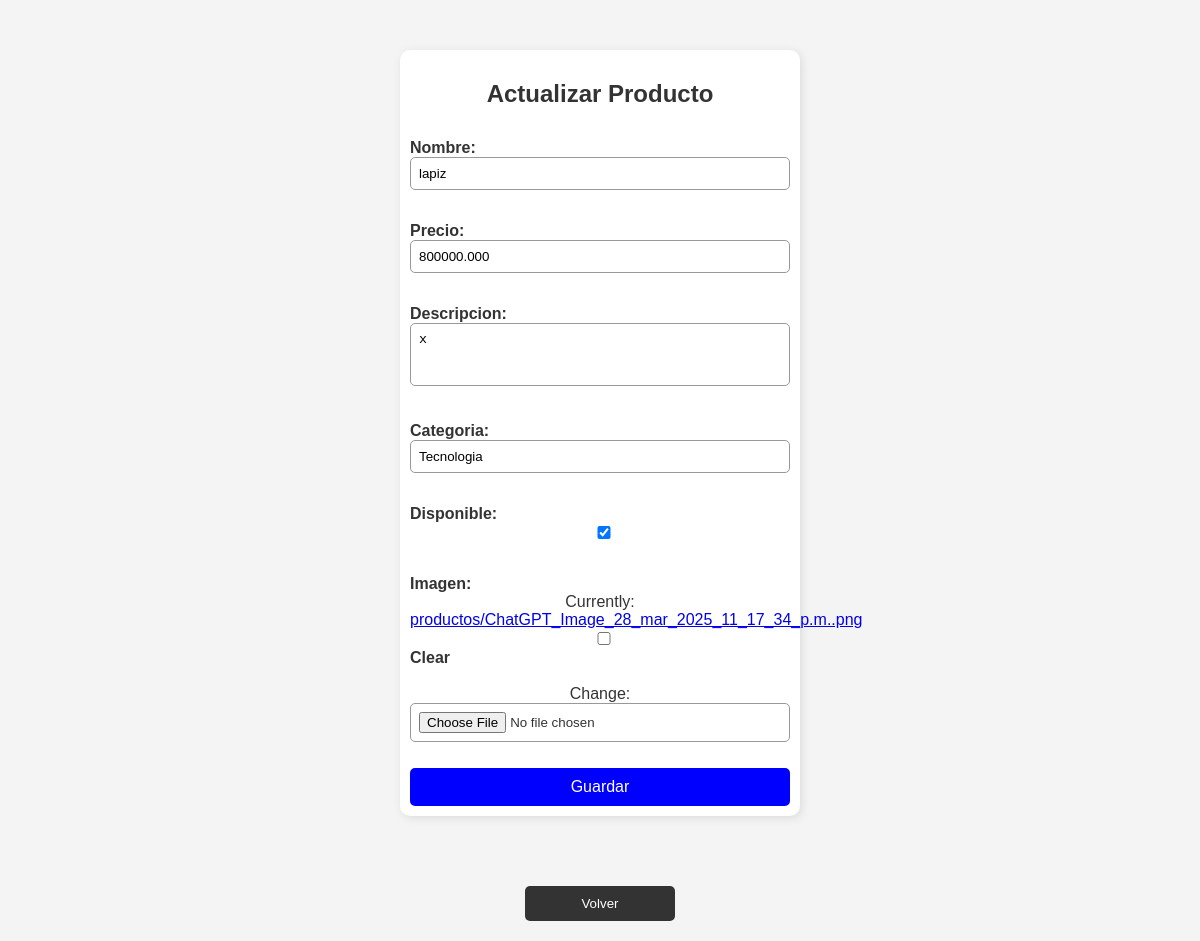
/actualizar/16, run on the app's committed database.
### Crud/models.py (models this page shows, shortened)
class Producto(models.Model):
    nombre = models.CharField(max_length=250)
    precio = models.DecimalField(max_digits=10, decimal_places=3)
    descripcion = models.TextField()
    categoria = models.CharField(max_length=100)
    disponible = models.BooleanField(default=True)
    imagen = models.ImageField(upload_to='productos/', null=True, blank=True)

### Crud/views.py (the view)
# urls.py: path('actualizar/<int:id>' , views.actualizar, name='actualizar'),
def actualizar(request, id):
    producto = get_object_or_404(Producto, id=id)
    if request.method == "POST":
        form = ProductoForm(request.POST, request.FILES, instance=producto)
        if form.is_valid():
            form.save()
            return redirect("tienda")
    else:
        form = ProductoForm(instance=producto)
    return render(request, 'update.html', {"form":form, 'producto': producto})

### Crud/forms.py
class ProductoForm(forms.ModelForm):
    class Meta:
        model = Producto
        fields = ["nombre", "precio", "descripcion", "categoria", "disponible", "imagen"]
        widgets = {
             "nombre": forms.TextInput(attrs={"class": "form-input", "placeholder": "Nombre del producto", "required": True}),
             "precio": forms.NumberInput(attrs={"class": "form-input", "placeholder": "Precio", "required": True}),
             "descripcion": forms.Textarea(attrs={"class": "form-textarea", "rows": 3, "placeholder": "Descripción", "required": True}),
             "categoria": forms.TextInput(attrs={"class": "form-input", "placeholder": "Categoría", "required": True}),
             "disponible": forms.CheckboxInput(attrs={"class": "form-checkbox", "required": True}),
             "imagen": forms.ClearableFileInput(attrs={"class": "form-file"}),
         }

### Crud/templates/update.html (shortened to what this page needs)
{% load static %}
<!DOCTYPE html>
<html lang="es">
<head>
        <link rel="stylesheet" href="{% static 'styles2.css' %}">
</head>
<body>
        <div class="actualizar-container">
        <h2>Actualizar Producto</h2>
        <form method="POST" enctype="multipart/form-data">
            {{ form.as_p }}
            <button type="submit">Guardar</button>
        </form>
    </div>
    <button class="volver-btn" onclick="window.location.href='{% url 'tienda' %}'">Volver</button>
</body>
</html>
{% load static %}

### Crud/static/styles2.css (style rules this page uses)
body { font-family: Arial, sans-serif; background-color: #f4f4f4; color: #333; margin: 0; padding: 0; display: flex; flex-direction: column; align-items: center; }
.actualizar-container { width: 400px; margin: 50px auto; background: white; padding: 10px; box-sizing: border-box; border-radius: 10px; box-shadow: 2px 2px 10px rgba(0, 0, 0, 0.1); text-align: center; }
.actualizar-container h2 { margin-bottom: 15px; color: #333; }
.actualizar-container form { display: flex; flex-direction: column; }
.actualizar-container label { font-weight: bold; text-align: left; display: block; }
.actualizar-container input, .actualizar-container select, .actualizar-container textarea { width: 100%; padding: 8px; border: 1px solid #999; border-radius: 5px; box-sizing: border-box; max-width: 100%; resize: none; }
.actualizar-container button { width: 100%; padding: 10px; margin-top: 10px; border: none; cursor: pointer; background-color: blue; color: white; font-size: 16px; border-radius: 5px; }
.volver-btn { display: block; width: 150px; margin: 20px auto; padding: 10px; background-color: #333; color: white; border: none; border-radius: 5px; text-align: center; cursor: pointer; }

### data on the page
Producto: nombre "lapiz", precio "800000.000", descripcion "x", categoria "Tecnologia", disponible "☑"
